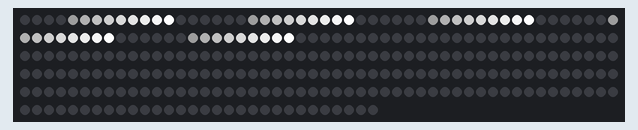
Recording of a sketch running on a simulated Arduino Uno, built with avr-gcc and run on an emulated ATmega328P. On the bench: 280 RGB LEDs in strip order, left to right, continuing on the next row. What the sketch prints to the serial monitor is not drawn.

Above: at 0.16 s.
At 1.23 s:
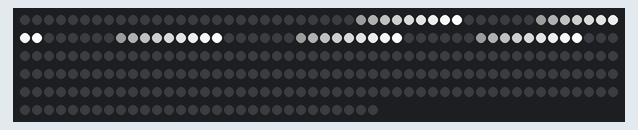
At 2.44 s:
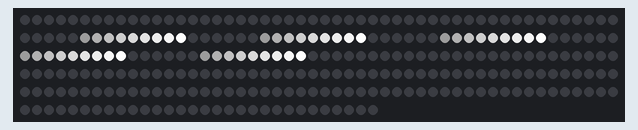
At 4.85 s:
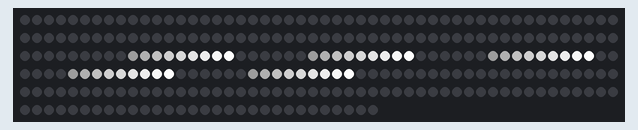
At 7.13 s:
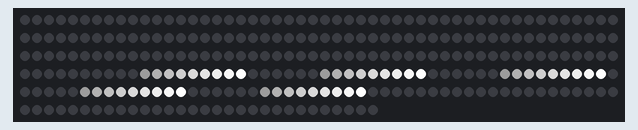
At 9.5 s:
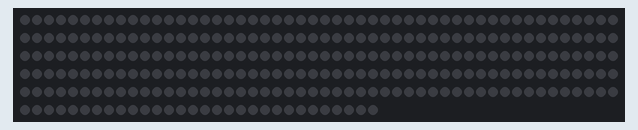

Measured:
- by itself, everything shown: repeats every 10.4 s, in 212 steps
- what the display in image 5 shows lasts 1.0 s, from 9.5 s to 10.5 s

The sketch:

STEP_ASCEND.ino
```cpp
#include <FastLED.h>

// ========== 根据你的实际情况修改 ========== //
#define LED_PIN     6           // 输出到灯带的数据引脚
#define TOTAL_LED_COUNT    280     // 你的灯带总数
// =========================================== //

// 创建 LED 数组
CRGB leds[TOTAL_LED_COUNT];

// 相关参数结构
struct BarsWithGapParams {
  uint8_t  maxBrightness;  // 条带内头部最亮的亮度
  uint8_t  speedDelay;     // 每次移动一步后的延时 (毫秒)
  int      segCount;       // 短条带的数量 (5)
  int      segLen;         // 每个短条带的长度 (10)
  int      gapLen;         // 相邻条带之间的黑灯数 (5)
};

BarsWithGapParams barsCfg = {
  255,  // maxBrightness
  30,   // speedDelay (可调小加快动画，可调大放慢动画)
  5,    // segCount
  10,   // segLen
  5     // gapLen
};

// 函数声明
void multipleShortBarsWithGapsAscend(const BarsWithGapParams &cfg);

void setup() {
  Serial.begin(115200);
  Serial.println("==== 5 Short Bars with 5-Leds Gap Ascend Demo ====");

  // 初始化 LED
  FastLED.addLeds<WS2812, LED_PIN, GRB>(leds, TOTAL_LED_COUNT);
  // 全局亮度 (0~255)
  FastLED.setBrightness(255);

  fill_solid(leds, TOTAL_LED_COUNT, CRGB::Black);
  FastLED.show();
}

void loop() {
  // 播放一次 "5个短条带 + 条带间空5颗" 效果
  multipleShortBarsWithGapsAscend(barsCfg);

  // 播放完成后清空灯带，等待1秒
  fill_solid(leds, TOTAL_LED_COUNT, CRGB::Black);
  FastLED.show();
  delay(1000);
}

/**
 * @brief 在灯带底部到顶部之间，移动一个包含 "5 个短条带 + 4 个间隔" 的整体
 *        1. 每个短条带 segLen=10，相邻间隔 gapLen=5
 *        2. 条带内部做 "尾暗头亮" 的线性渐变
 *        3. 间隔处始终保持熄灭 (黑色)
 *        4. 最终占用 totalSegLen = segCount*segLen + (segCount-1)*gapLen
 */
void multipleShortBarsWithGapsAscend(const BarsWithGapParams &cfg) {
  // 1) 计算 5 条带 + 4 间隔 共占用多少颗 LED
  int totalSegLen = cfg.segCount * cfg.segLen + (cfg.segCount - 1) * cfg.gapLen;
  // 对 5个条带 + 4处间隔 = 5*10 + 4*5 = 70

  // 2) 计算移动的最顶位置
  int topLimit = TOTAL_LED_COUNT - totalSegLen; // 若=200, 则topLimit=130

  // 3) 从 pos=0 移动到 pos=topLimit
  for (int pos = 0; pos <= topLimit; pos++) {
    // 清空灯带
    fill_solid(leds, TOTAL_LED_COUNT, CRGB::Black);

    // 4) 绘制 5 个短条带 (每个段内部做尾暗头亮)
    for (int segIndex = 0; segIndex < cfg.segCount; segIndex++) {
      // 计算此条带在灯带上的起始索引
      // 第0段 = pos + 0*(segLen + gapLen)
      // 第1段 = pos + 1*(segLen + gapLen)
      // ...
      int barStart = pos + segIndex * (cfg.segLen + cfg.gapLen);
      int barEnd   = barStart + cfg.segLen - 1;

      // 条带内部渐变：i=0 → 尾部(亮度最低), i=segLen-1 → 头部(亮度最高)
      for (int i = 0; i < cfg.segLen; i++) {
        int ledIndex = barStart + i;
        if (ledIndex < 0 || ledIndex >= TOTAL_LED_COUNT) continue;

        // 线性渐变: ratio= i/(segLen-1)
        float ratio = float(i) / float(cfg.segLen - 1);
        uint8_t pixelBrightness = uint8_t(cfg.maxBrightness * ratio);

        leds[ledIndex] = CRGB::White; // 你可改成别的颜色
        leds[ledIndex].nscale8(pixelBrightness);
      }

      // 间隔部分自动保持黑色，因为上面 fill_solid 清空了，且不去填这几颗
    }

    // 显示
    FastLED.show();
    // 速度控制
    delay(cfg.speedDelay);
  }
}
```
